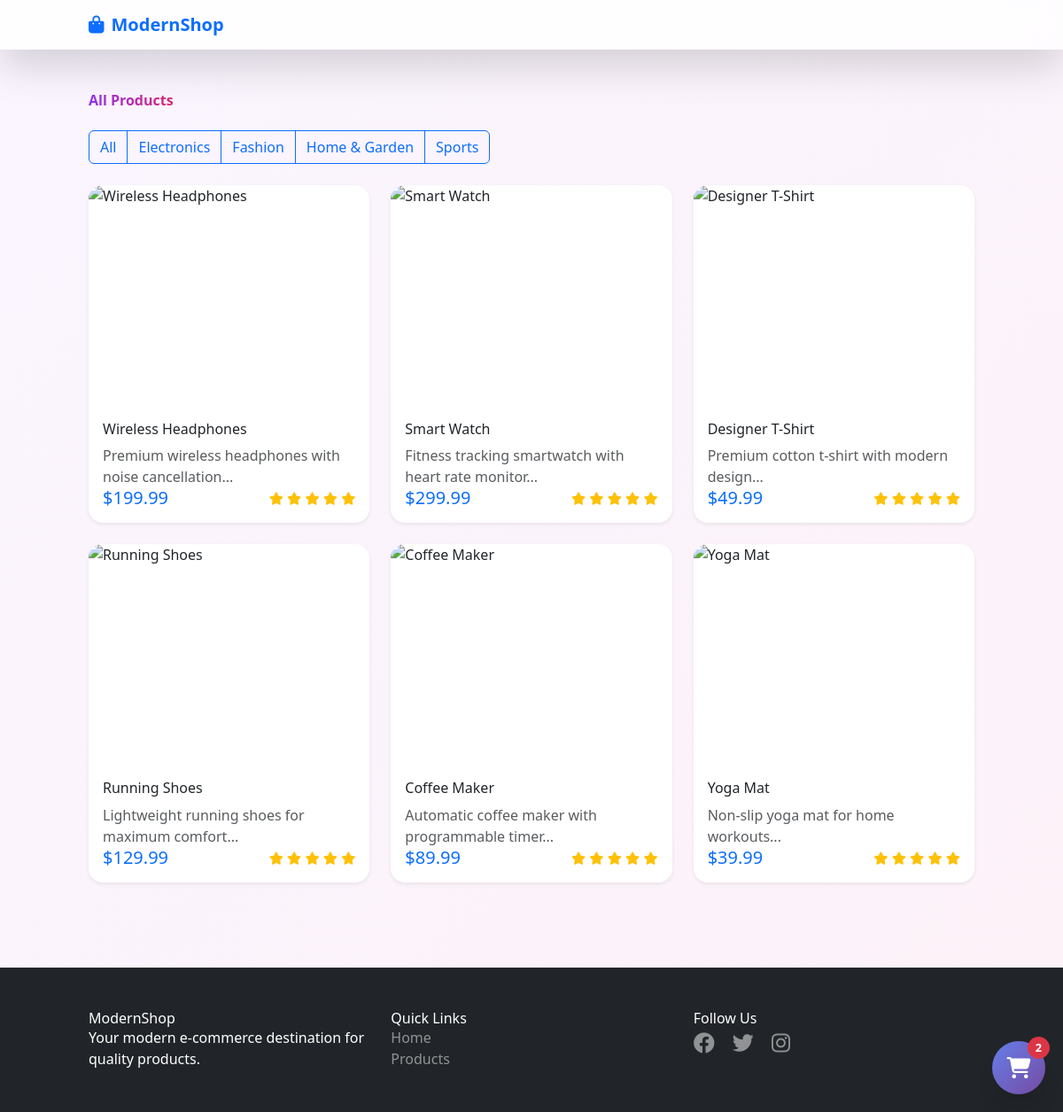
The page /products/ (signed in) on the database its author committed.
### app/models.py (models this page shows)
class Category(db.Model):
    id = db.Column(db.Integer, primary_key=True)
    name = db.Column(db.String(100), nullable=False)
    products = db.relationship('Product', backref='category', lazy=True)

class Product(db.Model):
    id = db.Column(db.Integer, primary_key=True)
    name = db.Column(db.String(100), nullable=False)
    description = db.Column(db.Text)
    price = db.Column(db.Float, nullable=False)
    image_url = db.Column(db.String(200))
    category_id = db.Column(db.Integer, db.ForeignKey('category.id'))
    stock = db.Column(db.Integer, default=0)
    rating = db.Column(db.Float, default=0.0)
    created_at = db.Column(db.DateTime, default=datetime.utcnow)

### app/blueprints/products.py (the view)
@products.route('/')
def index():
    category_id = request.args.get('category')
    if category_id:
        products_list = Product.query.filter_by(category_id=category_id).all()
    else:
        products_list = Product.query.all()
    categories = Category.query.all()
    return render_template('products/index.html', products=products_list, categories=categories)

### app/templates/products/index.html (shortened to what this page needs)
{% extends "base.html" %}
{% block content %}
<div class="container py-5">
    <h2 class="mb-4" data-aos="fade-up">
        <span class="bg-gradient-to-r from-purple-600 to-pink-600 bg-clip-text text-transparent fw-bold">
        </span>
    </h2>
    <div class="mb-4" data-aos="fade-up">
        <div class="btn-group" role="group">
            <a href="{{ url_for('products.index') }}" class="btn btn-outline-primary">All</a>
            {% for category in categories %}
                <a href="{{ url_for('products.index', category=category.id) }}"
                   class="btn btn-outline-primary">{{ category.name }}</a>
            {% endfor %}
        </div>
    </div>
    <div class="row g-4">
        {% for product in products %}
            <div class="col-md-4" data-aos="fade-up" data-aos-delay="{{ loop.index * 50 }}">
                <div class="product-card card border-0 shadow-sm h-100 hover-lift">
                    <div class="position-relative overflow-hidden">
                    </div>
                    <div class="card-body">
                        <h5 class="card-title">{{ product.name }}</h5>
                        <p class="card-text text-muted">{{ product.description[:80] }}...</p>
                        <div class="d-flex justify-content-between align-items-center">
                            <span class="h5 text-primary mb-0">${{ "%.2f"|format(product.price) }}</span>
                            <div class="rating">
                                {% for i in range(5) %}
                                    <i class="fas fa-star {% if i < product.rating %}text-warning{% else %}text-muted{% endif %}"></i>
                                {% endfor %}
                            </div>
                        </div>
                    </div>
                </div>
            </div>
        {% endfor %}
    </div>
</div>
{% endblock %}

### app/static/css/style.css (style rules this page uses)
:root { --primary-gradient: linear-gradient(135deg, #667eea 0%, #764ba2 100%); --accent-gradient: linear-gradient(135deg, #f093fb 0%, #f5576c 100%); --shadow-light: 0 4px 6px -1px rgba(0, 0, 0, 0.1), 0 2px 4px -1px rgba(0, 0, 0, 0.06); --shadow-medium: 0 10px 15px -3px rgba(0, 0, 0, 0.1), 0 4px 6px -2px rgba(0, 0, 0, 0.05); --shadow-large: 0 20px 25px -5px rgba(0, 0, 0, 0.1), 0 10px 10px -5px rgba(0, 0, 0, 0.04); }
* { transition: all 0.3s ease; }
.product-card { transition: all 0.3s ease; border-radius: 1rem; overflow: hidden; }
.hover-lift { transition: transform 0.3s ease, box-shadow 0.3s ease; }
.btn { position: relative; overflow: hidden; transition: all 0.3s ease; }
.btn::before { content: ''; position: absolute; top: 0; left: -100%; width: 100%; height: 100%; background: linear-gradient(90deg, transparent, rgba(255, 255, 255, 0.2), transparent); transition: left 0.5s; }
.rating .fa-star { font-size: 0.9rem; }

### rows shown on the page
Category: name "Electronics"
Category: name "Fashion"
Category: name "Home & Garden"
Category: name "Sports"
Product: name "Wireless Headphones", description "Premium wireless headphones with noise cancellation", price "199.99"
Product: name "Smart Watch", description "Fitness tracking smartwatch with heart rate monitor", price "299.99"
Product: name "Designer T-Shirt", description "Premium cotton t-shirt with modern design", price "49.99"
Product: name "Running Shoes", description "Lightweight running shoes for maximum comfort", price "129.99"
Product: name "Coffee Maker", description "Automatic coffee maker with programmable timer", price "89.99"
Product: name "Yoga Mat", description "Non-slip yoga mat for home workouts", price "39.99"

### other values the page prints
{{ current_user.cart_items|length }} "2"
